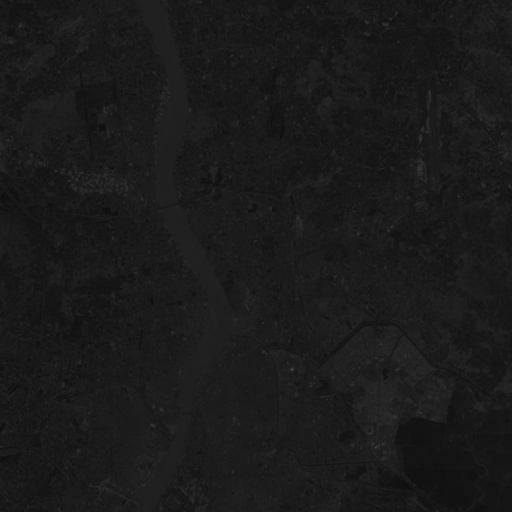
#> input picture 3.gif, 512 x 512 px
$ jupyter execute 'Assignment 3 Vikash Image Data K means.ipynb'   (shell and % lines are left out)
#> lines starting #> are read from the running program, lines starting #| are printed output that depends on the picture
# Name:- Vikash Singh , Roll no 100150

# Step 1 :- read the Image file "3.gif" and convert it into 2D matrix.

[cell 1]
import numpy as np
from PIL import Image, ImageSequence
import matplotlib.pyplot as plt
from scipy import stats
from sklearn.neighbors import KNeighborsClassifier
from sklearn.model_selection import train_test_split
from sklearn import metrics
from sklearn.cluster import KMeans
img = Image.open('3.gif')
#> img is the input picture: PIL image 512x512 P; min 14, max 80, mean 26.6
frames = np.array([np.array(frame.copy().convert('RGB').getdata(),dtype=np.uint8).reshape(frame.size[1],frame.size[0],3) for frame in ImageSequence.Iterator(img)])
newarr = frames[0].transpose(2,0,1).reshape(3,-1)
observations_All = newarr[0].reshape(512,512);
print(observations_All)
#> (printed output is left out)
plt.figure(figsize = (15,8))
plt.imshow(observations_All)

# Image "2.gif"  Use KMeans with as n_clusters = 30 and plot the graph using Euclidian Distance

[cell 2]
import matplotlib.pyplot as plt
from scipy import ndimage
from sklearn import cluster


x, y = observations_All.shape
#> x = 512; y = 512
image_2d = observations_All.reshape(x*y, 1)
image_2d.shape


kmeans_cluster = cluster.KMeans(n_clusters = 30, init = 'k-means++', max_iter = 500, n_init = 10, random_state = 0)
kmeans_cluster.fit(observations_All)
cluster_centers = kmeans_cluster.cluster_centers_
cluster_labels = kmeans_cluster.labels_

plt.figure(figsize = (15,8))
plt.imshow(cluster_centers[cluster_labels].reshape(x, y))
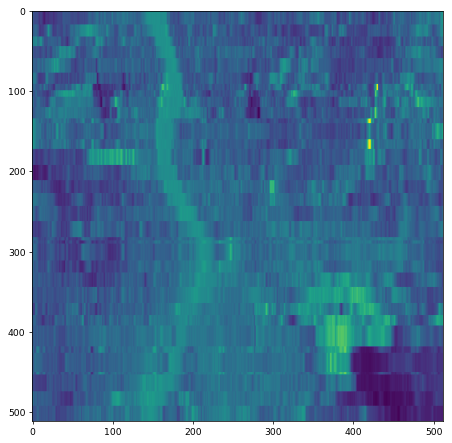
#> figure drawn by matplotlib, 1 panel
